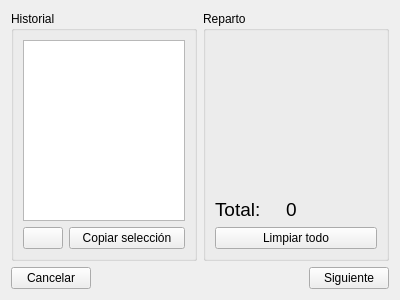
<?xml version="1.0" encoding="UTF-8"?>
<ui version="4.0">
 <class>TicketManagerForm</class>
 <widget class="QWidget" name="TicketManagerForm">
  <property name="geometry">
   <rect>
    <x>0</x>
    <y>0</y>
    <width>400</width>
    <height>300</height>
   </rect>
  </property>
  <property name="windowTitle">
   <string>Form</string>
  </property>
  <layout class="QVBoxLayout" name="verticalLayout" stretch="0,1,0">
   <item>
    <layout class="QHBoxLayout" name="topInputLayout"/>
   </item>
   <item>
    <layout class="QHBoxLayout" name="infoLayout" stretch="0,0">
     <property name="spacing">
      <number>6</number>
     </property>
     <property name="leftMargin">
      <number>0</number>
     </property>
     <item>
      <widget class="QGroupBox" name="historialGroupBox">
       <property name="sizePolicy">
        <sizepolicy hsizetype="Preferred" vsizetype="Preferred">
         <horstretch>1</horstretch>
         <verstretch>0</verstretch>
        </sizepolicy>
       </property>
       <property name="title">
        <string>Historial</string>
       </property>
       <property name="flat">
        <bool>false</bool>
       </property>
       <property name="checkable">
        <bool>false</bool>
       </property>
       <layout class="QVBoxLayout" name="verticalLayout_2" stretch="1,0">
        <item>
         <widget class="QListWidget" name="historialList"/>
        </item>
        <item>
         <layout class="QHBoxLayout" name="horizontalLayout">
          <item>
           <widget class="QPushButton" name="deleteSelection">
            <property name="sizePolicy">
             <sizepolicy hsizetype="Maximum" vsizetype="Fixed">
              <horstretch>0</horstretch>
              <verstretch>0</verstretch>
             </sizepolicy>
            </property>
            <property name="text">
             <string/>
            </property>
            <property name="icon">
             <iconset resource="resources.qrc">
              <normaloff>:/icons/trash.png</normaloff>:/icons/trash.png</iconset>
            </property>
            <property name="iconSize">
             <size>
              <width>32</width>
              <height>32</height>
             </size>
            </property>
           </widget>
          </item>
          <item>
           <widget class="QPushButton" name="upSelection">
            <property name="sizePolicy">
             <sizepolicy hsizetype="Minimum" vsizetype="Expanding">
              <horstretch>0</horstretch>
              <verstretch>0</verstretch>
             </sizepolicy>
            </property>
            <property name="text">
             <string>Copiar selección</string>
            </property>
           </widget>
          </item>
         </layout>
        </item>
       </layout>
      </widget>
     </item>
     <item>
      <widget class="QGroupBox" name="repartoGroupBox">
       <property name="sizePolicy">
        <sizepolicy hsizetype="Preferred" vsizetype="Preferred">
         <horstretch>1</horstretch>
         <verstretch>0</verstretch>
        </sizepolicy>
       </property>
       <property name="title">
        <string>Reparto</string>
       </property>
       <layout class="QVBoxLayout" name="verticalLayout_3">
        <item>
         <layout class="QVBoxLayout" name="userListLayout"/>
        </item>
        <item>
         <spacer name="verticalSpacer">
          <property name="orientation">
           <enum>Qt::Vertical</enum>
          </property>
          <property name="sizeHint" stdset="0">
           <size>
            <width>20</width>
            <height>40</height>
           </size>
          </property>
         </spacer>
        </item>
        <item>
         <layout class="QHBoxLayout" name="horizontalLayout_2">
          <property name="spacing">
           <number>25</number>
          </property>
          <item>
           <widget class="QLabel" name="label">
            <property name="sizePolicy">
             <sizepolicy hsizetype="Maximum" vsizetype="Preferred">
              <horstretch>0</horstretch>
              <verstretch>0</verstretch>
             </sizepolicy>
            </property>
            <property name="font">
             <font>
              <pointsize>14</pointsize>
             </font>
            </property>
            <property name="text">
             <string>Total:</string>
            </property>
           </widget>
          </item>
          <item>
           <widget class="QLabel" name="totalLabel">
            <property name="font">
             <font>
              <pointsize>14</pointsize>
             </font>
            </property>
            <property name="cursor">
             <cursorShape>IBeamCursor</cursorShape>
            </property>
            <property name="text">
             <string>0</string>
            </property>
            <property name="textInteractionFlags">
             <set>Qt::LinksAccessibleByMouse|Qt::TextSelectableByMouse</set>
            </property>
           </widget>
          </item>
         </layout>
        </item>
        <item>
         <widget class="QPushButton" name="clearButton">
          <property name="text">
           <string>Limpiar todo</string>
          </property>
         </widget>
        </item>
       </layout>
      </widget>
     </item>
    </layout>
   </item>
   <item>
    <layout class="QHBoxLayout" name="horizontalLayout_3">
     <item>
      <widget class="QPushButton" name="cancelBtn">
       <property name="text">
        <string>Cancelar</string>
       </property>
      </widget>
     </item>
     <item>
      <spacer name="horizontalSpacer">
       <property name="orientation">
        <enum>Qt::Horizontal</enum>
       </property>
       <property name="sizeHint" stdset="0">
        <size>
         <width>40</width>
         <height>20</height>
        </size>
       </property>
      </spacer>
     </item>
     <item>
      <widget class="QPushButton" name="next">
       <property name="sizePolicy">
        <sizepolicy hsizetype="Maximum" vsizetype="Fixed">
         <horstretch>1</horstretch>
         <verstretch>0</verstretch>
        </sizepolicy>
       </property>
       <property name="text">
        <string>Siguiente</string>
       </property>
      </widget>
     </item>
    </layout>
   </item>
  </layout>
 </widget>
 <resources>
  <include location="resources.qrc"/>
 </resources>
 <connections/>
</ui>
